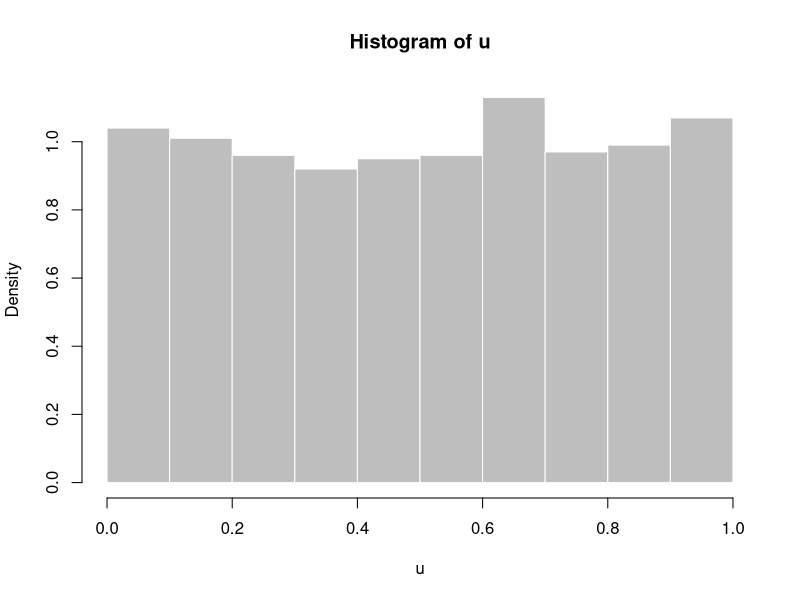
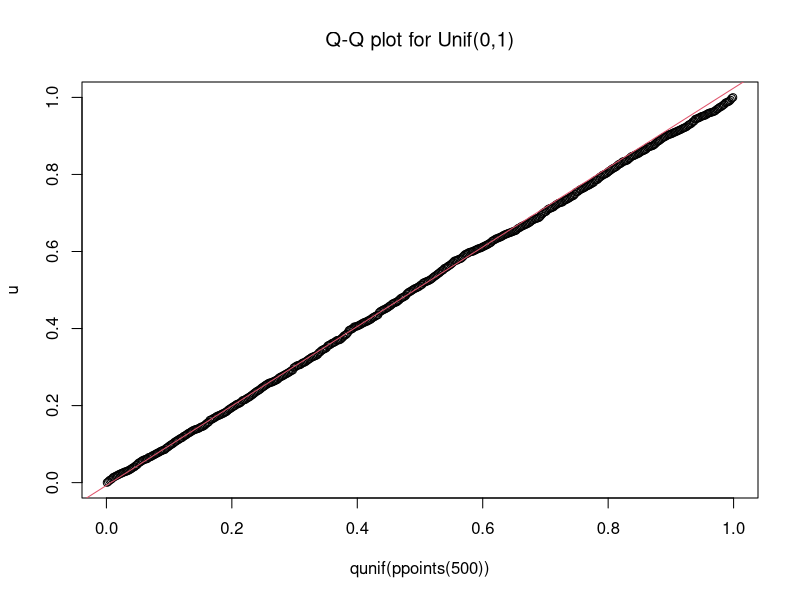
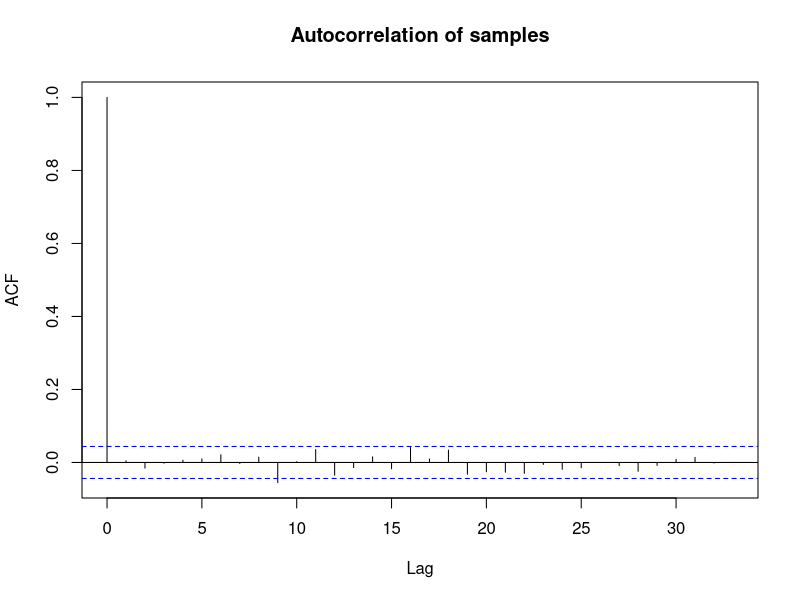
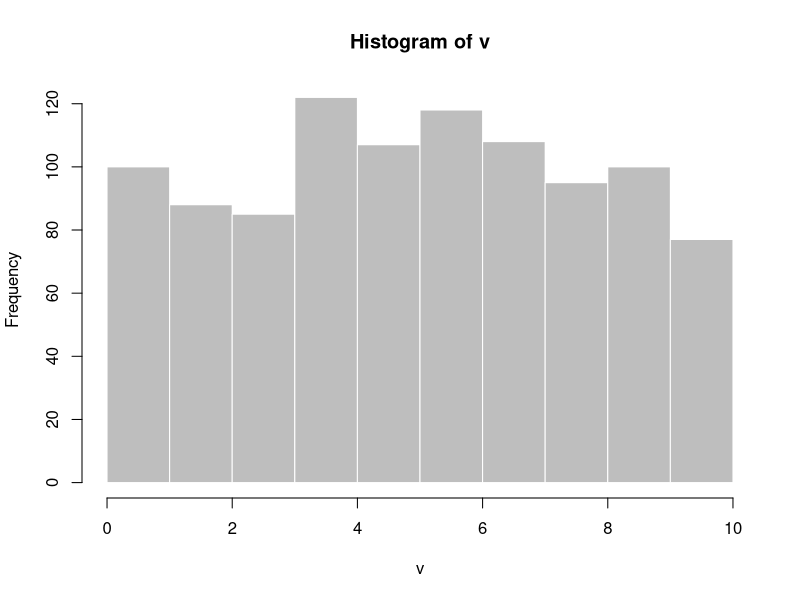
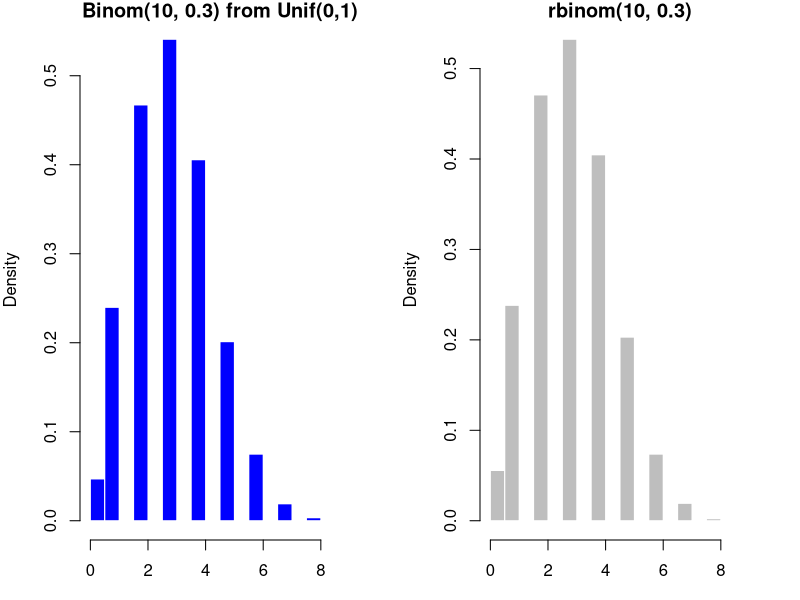
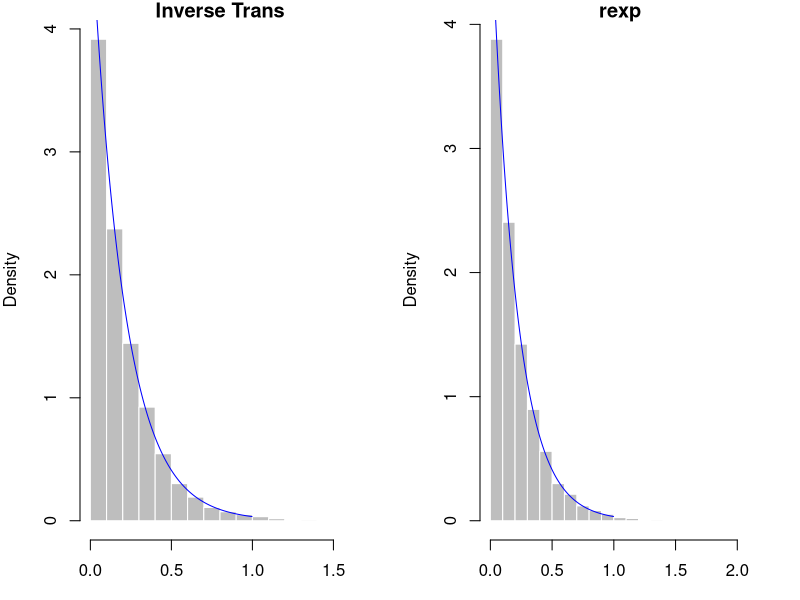
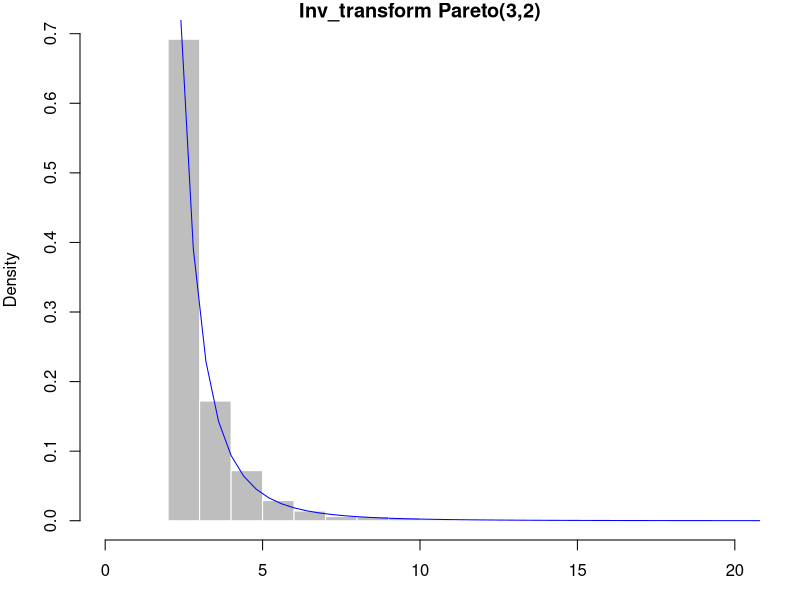
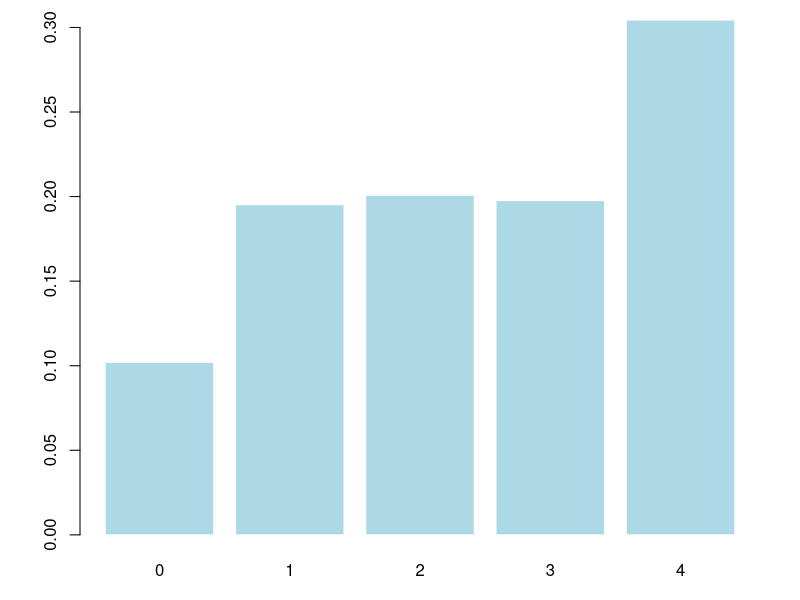

Generate these figures, in order, with R:
###################################################
## Section 2.1
# Generating Uniform Samples
u =runif(2000) #default U(0,1)
hist(u, probability = TRUE, col="gray", border = "white")##plot histogram

## QQ plot for runif data against true theoretical distribution
qqplot(x=qunif(ppoints(500)), y=u, main=expression("Q-Q plot for Unif(0,1)"))
##ppoints is used to generate a sequence of probability points.
#qunif takes a vector of Probabilities. so we use ppoint.
qqline(y=u, distribution = qunif, probs = c(0.1,0.6),col=2) #draws a line which connects the probs..

## autocorrelation function
acf(x=u, main="Autocorrelation of samples")

## Generation of Uniform Samples
v=10*runif(1000,0,1)
hist(v, col = "gray", border = "white")

########################################################
## Section 2.2 ---> TRANSFORMATION METHODS.
# Sampling from a binoial distribution,
# once we have generated n bernoulli samples we can sum it to generate binomial samples;
N = 10000 # num of unif and binomial samples
n =10# num of bernoulli trials
p=0.3
u = runif(n=(n*N))
x = as.numeric(u<=p)
m=matrix(data = x, nrow =N, ncol=n)
Bin_samples = rowSums(m) ##Binomial Samples

## Visualizations
par(mfrow=c(1,2), mar=c(3,4,1,2))
hist(Bin_samples, probability = TRUE, main = "Binom(10, 0.3) from Unif(0,1)", col = "blue", border="white")
hist(rbinom(n=N, size=n, prob = p), probability = TRUE, main = "rbinom(10, 0.3)", col = "gray", border="white")

#######################################################
## Section 2.3 ----> Inverse Transform Method
## Generate 1000 samples from a exponential distribution
# let lambda =5
N =10^4
u=runif(N)
finv <- function(u){(-0.2)*log(u)}
outsamples = finv(u)
summary(outsamples)
summary(rexp(N,5))## from the R package itself.

## Visualizations
par(mfrow=c(1,2), mar=c(3,4,1,2))
hist(outsamples, probability = TRUE, main = "Inverse Trans", col = "gray", border = "white")
lines(x=ppoints(200), y=dexp(x=ppoints(200), rate=5), col="blue")

hist(rexp(n=N, rate = 5), probability = TRUE, main = "rexp", col = "gray", border = "white")
lines(x=ppoints(200), y=dexp(x=ppoints(200), rate=5), col="blue")

## Pareto Distribution
set.seed(122)
n=1000
u=runif(n)
a=3
b=2
pareto_inv <- function(u){b*(1-u)^(-1/a)}
pareto <- function(x){((b/x)^a)*(a/x)}
pareto_sample = pareto_inv(u)
summary(pareto_sample)

## Visualization
par(mfrow=c(1,1), mar=c(3,4,1,2))
hist(pareto_sample, probability = TRUE, breaks = 15, xlim = c(0,20), col = "gray", border = "white", 
     main = "Inv_transform Pareto(3,2)")
curve(pareto(x), from = 0, to=40, add = TRUE, col = "blue")

## Inverse Transform Method for Discrete Scenario.
n=10000
u=runif(n)

inv <- function(u){
  if(u<=0.1) x<- 0
  if(u>0.1 && u<=0.3) x<-1
  if(u>0.3 && u<=0.5) x<-2
  if(u>0.5 && u<=0.7) x<-3
  if(u>0.7 && u<=1) x<-4
  return(x)
} 

results = sapply(X=u, inv)
z=table(results)/n
barplot(z, border = "white", col = "lightblue", xlab = "x")

#################################################
### Section 2.4 --> Accept Reject Method
M = 1.5 #since f = beta(2,2) has a maximum at 1.5
X =rep(NA, 5) # vector of NA's
set.seed(123)
f <- function(x){6*x*(1-x)} # pdf of beta(2,2)
g <- function(x){1} # pdf of unif(0,1) is 1 in (0,1)
n=10000

# Now generating the samples
for(i in 1:5){
  print(paste("run ", i))
  u=round(runif(1),5)
  y=round(runif(1),5)
  accept <- u<=f(y)/(M*g(y))
  print(paste("U: ", u, "and Y: ", y, "and f/M*g", f(y)/(M*g(y))))
  print(paste("Accept? ", accept))
  if(accept){X[i] <- y}
}

## suppose we needed 1000 samples
i=0
M = 1.5 #since f = beta(2,2) has a maximum at 1.5
n=1000
X =rep(NA, n)
while (sum(is.na(X))) {
  u=round(runif(1),5)
  y=round(runif(1),5)
  accept <- u<=f(y)/(M*g(y))
  if(accept){
    i = i+1
    X[i] <- y
    }
}

summary(X)
qbeta(p=c(0, 0.25,0.5,0.75,1),2,2)

## PERFORMANCE EVALUATION
n=1000;u=runif(N);y=runif(N);M=1.5
accept <- u*M<f(y)/g(y)
mean(accept) #acceptance rate
print(1/M) ## probability of accepatance

## Visualizations
plot(y, u*M,  col=as.numeric(accept)+3,xlim = c(-0.2,1.2), ylim = c(0,2), main="Accept-Reject with M=1.5")
curve(expr = f, from = 0, to=1, xlim = c(-0.5,1.5), ylim=c(0,2), xlab = "x", ylab = "density", add=TRUE,lwd=2,main="Beta(2,2)")

### Generate Rayleigh Samples
N=10000
Z=rnorm(n=2*N)
Z=matrix(data = Z, nrow = N, ncol = 2)
transformation <- function(vec){
  R=sqrt(sum(vec^2))
  return(R)
}

rout =apply(Z, MARGIN = 1,FUN = transformation)
summary(rout)

## Theoretical mean
print(sqrt(pi/2))
hist(rout, col = "gray", border = "white")


